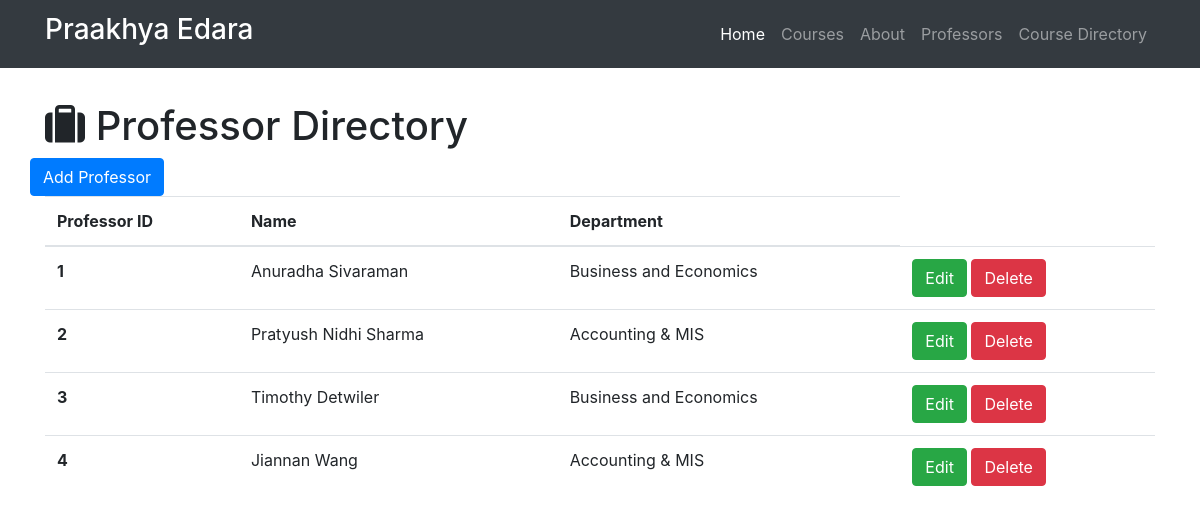
The app's page /professors with its own data.
### resume.py (models this page shows)
class Professor(db.Model):
    __tablename__ = 'professors'
    id = db.Column(db.Integer, primary_key=True)
    name = db.Column(db.String(64))
    department = db.Column(db.Text)
    courses = db.relationship('Course', backref='professor', cascade="delete")

### resume.py (the view)
@app.route('/professors')
def show_all_professors():
    professors = Professor.query.all()
    return render_template('professor-all.html', professors=professors)

### templates/professor-all.html (shortened to what this page needs)
{% extends "base-structure.html" %}
{% block head%}
  {{super()}}
{% endblock %}
{% block page_content %}
<div class="container">
   <h1 class="mt-5"><i class="fa fa-suitcase" aria-hidden="true"></i> Professor Directory</h1>
  <div class="row bottom-margin">
    <a href="/professors/add" class="btn btn-primary" role="button" aria-disabeled="true">Add Professor</a>
  </div>
{% if professors %}
  <table class="table">
    <thead>
      <tr>
        <th>Professor ID</th>
        <th>Name</th>
        <th>Department</th>
      </tr>
    </thead>
    <tbody>
  {% for professor in professors %}
  <tr>
        <th scope="row">{{professor.id}}</th>
        <td>{{professor.name}}</td>
        <td>{{professor.department}}</td>
        <td>
          <a href="/professors/edit/{{professor.id}}" class ="btn btn-success" role="button" aria-disabled="true"> Edit</a>
          <a href="/professors/delete/{{professor.id}}" class="btn btn-danger" role="button" aria-disabled="true"> Delete</a>
        </td>
  </tr>
   {% endfor %}
 </tbody>
</table>
{% else %}
<h3>There are no professors in the directory yet.</h3>
{% endif %}
</div>
{% endblock %}

### templates/base-structure.html (shortened to what this page needs)
<!DOCTYPE html>
<html>
  <head>
    {% block head %}
    <link rel="stylesheet" href="https://maxcdn.bootstrapcdn.com/bootstrap/4.0.0-beta.2/css/bootstrap.min.css">
    {% endblock %}
  </head>
  <body>
  <nav class="navbar navbar-expand-lg navbar-dark bg-dark fixed-top">
    <div class="container">
      <a class="navbar-brand" href="/">
         <h3>Praakhya Edara</h3>
       </a>
      <div class="collapse navbar-collapse" id="navbarResponsive">
        <ul class="navbar-nav ml-auto">
          <li class="nav-item active">
            <a class="nav-link" href="/">Home
             </a>
          </li>
          <li class="nav-item">
            <a class="nav-link" href="/courses">Courses</a>
          </li>
          <li class="nav-item">
            <a class="nav-link" href="/about">About</a>
          </li>
          <li class="nav-item">
            <a class="nav-link" href="/professors">Professors</a>
          </li>
          <li class="nav-item">
            <a class="nav-link" href="/course-directory">Course Directory</a>
          </li>
        </ul>
      </div>
    </div>
  </nav>
  {% block page_content %}
  {% endblock %}
</body>
</html>

### templates/professor-all.html (style rules this page uses)
body { padding-top: 54px; }

### records on screen
Professor: id "1", name "Anuradha Sivaraman", department "Business and Economics"
Professor: id "2", name "Pratyush Nidhi Sharma", department "Accounting & MIS"
Professor: id "3", name "Timothy Detwiler", department "Business and Economics"
Professor: id "4", name "Jiannan Wang", department "Accounting & MIS"
